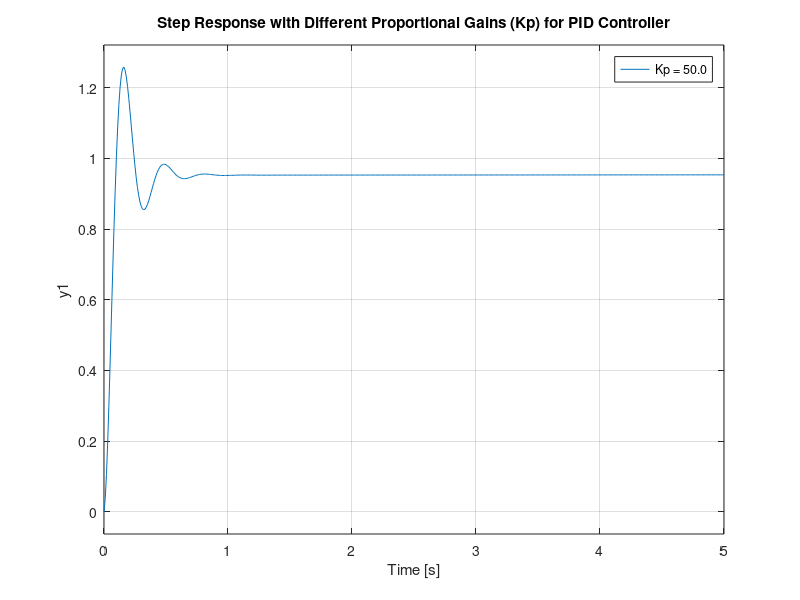
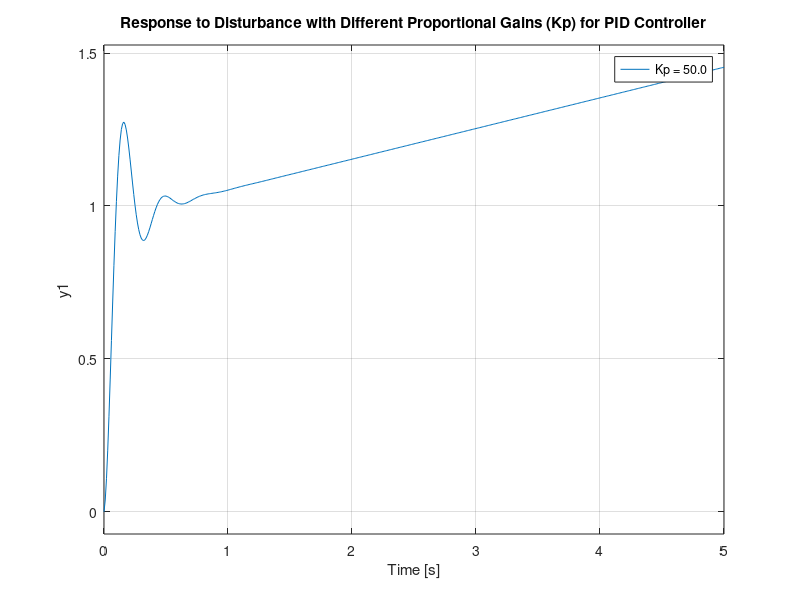

Recreate these plots in MATLAB, in order.
J = 0.01;
b = 0.1;
K = 0.01;
R = 1;
L = 0.5;
s = tf('s');
G = K/((J*s+b)*(L*s+R)+K^2);

Ki = 1;
Kd = 1;
Kp_values = linspace(50, 200, 10);
t = 0:0.01:5;
figure;
hold on;
grid on;
for Kp = Kp_values
    C = pid(Kp, Ki, Kd);
    sys_cl = feedback(C*G, 1);
    step(sys_cl, t);
end
title('Step Response with Different Proportional Gains (Kp) for PID Controller');
legend(arrayfun(@(Kp) sprintf('Kp = %.1f', Kp), Kp_values, 'UniformOutput', false));
figure;
hold on;
grid on;
disturbance = 0.1/s; 
for Kp = Kp_values
    C = pid(Kp, Ki, Kd);
    sys_cl = feedback(C*G, 1);
    sys_cl_dist = sys_cl + disturbance;
    step(sys_cl_dist, t);
end
title('Response to Disturbance with Different Proportional Gains (Kp) for PID Controller');
legend(arrayfun(@(Kp) sprintf('Kp = %.1f', Kp), Kp_values, 'UniformOutput', false));
